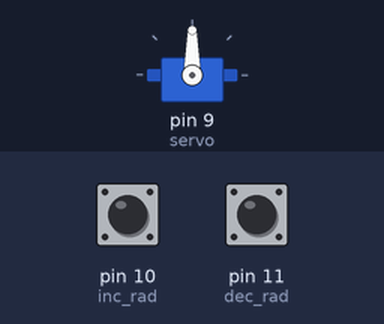
Bench run of a sketch on a simulated Arduino Uno, built with avr-gcc and run on an emulated ATmega328P. On the bench: servo. Inputs (shaded band) come from the test bench; at power-on: pin 10 (inc_rad) HIGH, pin 11 (dec_rad) HIGH.

Above: at 1.2 s.
1.3 s: pin 10 (inc_rad) pulled LOW for 1 s
At 1.8 s:
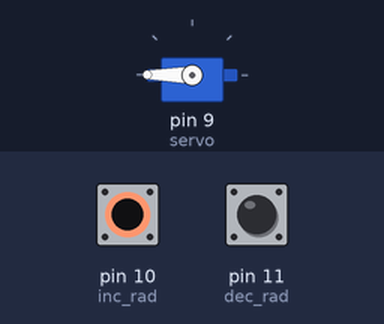
4.3 s: pin 11 (dec_rad) pulled LOW for 3.2 s
At 4.8 s:
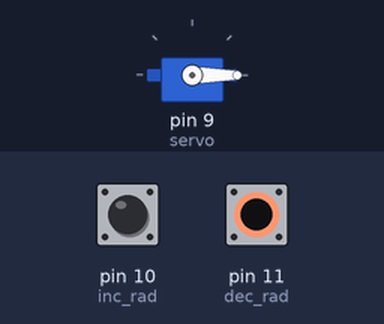
9.0 s: pin 10 (inc_rad) pulled LOW for 3.2 s
At 13.3 s:
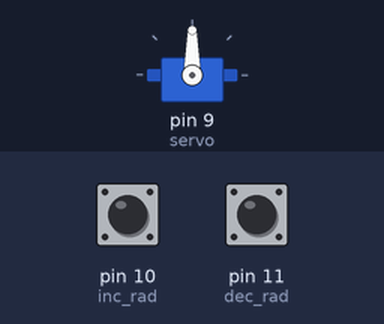
Timing chart, 0 to 14.8 s (numbered marks = the images above; inputs shaded):
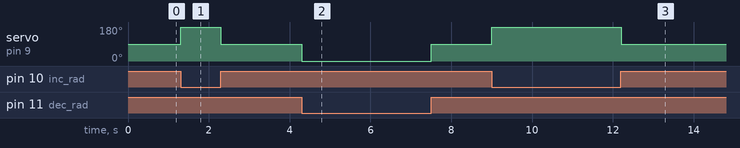

Measured:
- after the input at 1.3 s, servo on pin 9 (servo): 90° → 180° at once, → 90° 1.0 s later
- after the input at 4.3 s, servo on pin 9 (servo): 90° → 0° at once, → 90° 3.2 s later
- after the input at 9.0 s, servo on pin 9 (servo): 90° → 180° at once, → 90° 3.2 s later

The sketch:

Push_button.ino
```cpp
#include <Servo.h>

Servo servo;  // create servo object to control a servo

const int inc_rad = 10;
const int dec_rad = 11;
const int scan = 12;


void setup() {
  servo.attach(9);  // attaches the servo on pin 9 to the servo objectư
  pinMode(inc_rad,INPUT_PULLUP);
  pinMode(dec_rad,INPUT_PULLUP);
  pinMode(scan,INPUT_PULLUP);
}

void loop() {
  if(scan==LOW){              //starting one full scan

  }

  if(digitalRead(inc_rad)==LOW){
    servo.write(180);
    delay(100);
    servo.write(90);
    //delay(500);
  }

  if(digitalRead(dec_rad)==LOW){
    servo.write(0);
    delay(100);
    servo.write(90);
    //delay(500);
  }

}
```
